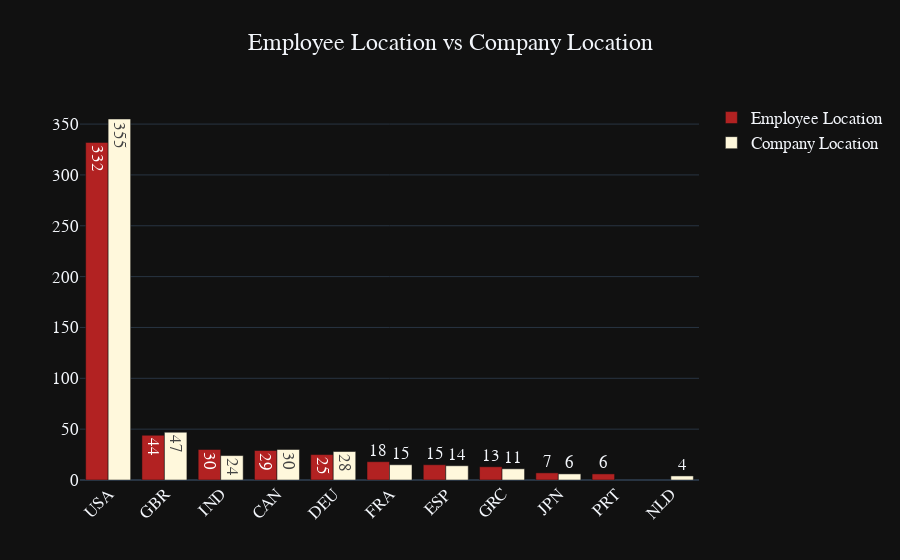

Here is the notebook cell this chart was saved with:
### Markdown cell above
**Most employees are based in the US**

### Code cell
converted_country = coco.convert(names=df['company_location'],to='ISO3')
df['company_location'] = converted_country
c_loc = df['company_location'].value_counts()
top10_c_loc = c_loc[:10]
fig = go.Figure(data=[
    go.Bar(name='Employee Location',
          x=top10_loc.index,
          y=top10_loc.values,
          text=top10_loc.values,
          marker_color='firebrick'),
    go.Bar(name='Company Location',
          x=top10_c_loc.index,
          y=top10_c_loc.values,
          text=top10_c_loc.values,
          marker_color='cornsilk')
])
fig.update_layout(barmode='group',
                  xaxis_tickangle=-45,
                  title='Employee Location vs Company Location',
                  title_x=0.5,
                  template='plotly_dark',
                  font=dict(size=17,family='Franklin Gothic'))
fig.show()

### Figure 1 — Plotly figure (JSON) as saved in the notebook; plotly's stock layout.template omitted (floating-point values rounded to 4 significant figures)
{"data": [{"marker": {"color": "firebrick"}, "name": "Employee Location", "text": [332, 44, 30, 29, 25, 18, 15, 13, 7, 6], "type": "bar", "x": ["USA", "GBR", "IND", "CAN", "DEU", "FRA", "ESP", "GRC", "JPN", "PRT"], "y": [332, 44, 30, 29, 25, 18, 15, 13, 7, 6]}, {"marker": {"color": "cornsilk"}, "name": "Company Location", "text": [355, 47, 30, 28, 24, 15, 14, 11, 6, 4], "type": "bar", "x": ["USA", "GBR", "CAN", "DEU", "IND", "FRA", "ESP", "GRC", "JPN", "NLD"], "y": [355, 47, 30, 28, 24, 15, 14, 11, 6, 4]}], "layout": {"barmode": "group", "font": {"family": "Franklin Gothic", "size": 17}, "title": {"text": "Employee Location vs Company Location", "x": 0.5}, "xaxis": {"tickangle": -45}}}
